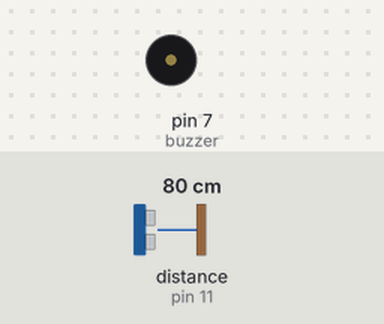
Simulated run of this sketch. Board: Arduino Uno, built with avr-gcc and run on an emulated ATmega328P. Shown: buzzer (waves = sounding, pin HIGH). Wiring (inferred from the names in the program): ultrasonic range finder: trigger pin 10; echo pin 11. The inputs (shaded band) are chosen by the test bench; at power-on: distance to the obstacle (sensor on pin 11) 80 cm. The echo pulse lasts 58.3 µs per cm; pins used as bus, display or sensor lines are not drawn.

Above: at 1.2 s.
1.3 s: distance to the obstacle (sensor on pin 11) set to 12 cm
2.8 s: distance to the obstacle (sensor on pin 11) set to 9 cm
At 3.2 s:
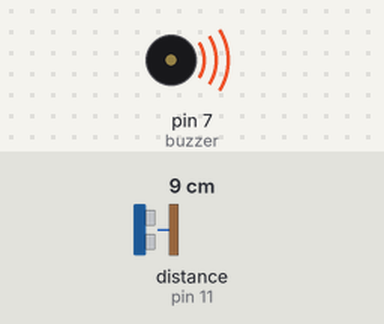
4.3 s: distance to the obstacle (sensor on pin 11) set to 18 cm
At 5.5 s:
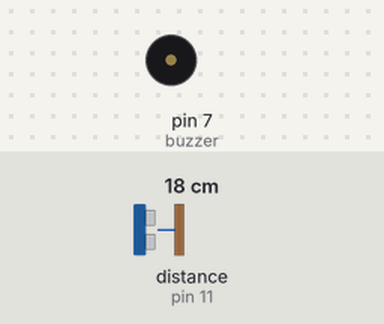
5.8 s: distance to the obstacle (sensor on pin 11) set to 2 cm
At 6.7 s:
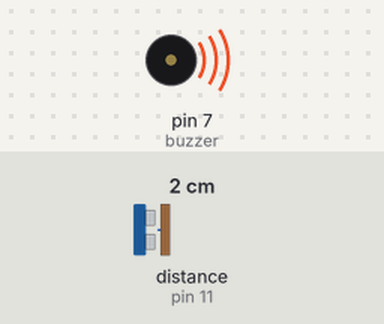
Timing chart, 0 to 8.3 s (numbered marks = the images above; inputs shaded):
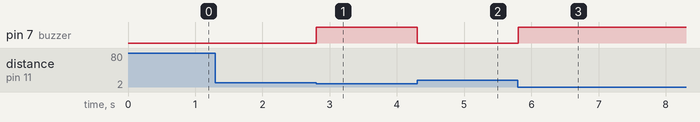

Measured:
- the behaviour switches between 11 and 10 cm on distance to the obstacle (sensor on pin 11) (found by bisection; images 0 and 1)
- after the input at 1.3 s, every drawn part: stays the same
- after the input at 2.8 s, pin 7 (buzzer): LOW → HIGH at once
- after the input at 4.3 s, pin 7 (buzzer): HIGH → LOW at once
- after the input at 5.8 s, pin 7 (buzzer): LOW → HIGH at once

The sketch:

Helping_Eyes.ino
```cpp
const int trigPin = 10;
const int echoPin = 11;
const int buzzer = 7;

long duration;
int distance;
void setup() {
pinMode(trigPin, OUTPUT); // Sets the trigPin as an Output
pinMode(echoPin, INPUT); // Sets the echoPin as an Input
pinMode(buzzer, OUTPUT);
}
void loop() {
// Clears the trigPin
digitalWrite(trigPin, LOW);
delayMicroseconds(2);
// Sets the trigPin on HIGH state for 10 micro seconds
digitalWrite(trigPin, HIGH);
delayMicroseconds(10);
digitalWrite(trigPin, LOW);
// Reads the echoPin, returns the sound wave travel time in microseconds
duration = pulseIn(echoPin, HIGH);
// Calculating the distance
distance= duration*0.034/2;
// Prints the distance on the Serial Monitor

if(distance < 10){
  digitalWrite(buzzer, HIGH);
  }
  else {
    digitalWrite(buzzer, LOW);
    }

}
```
